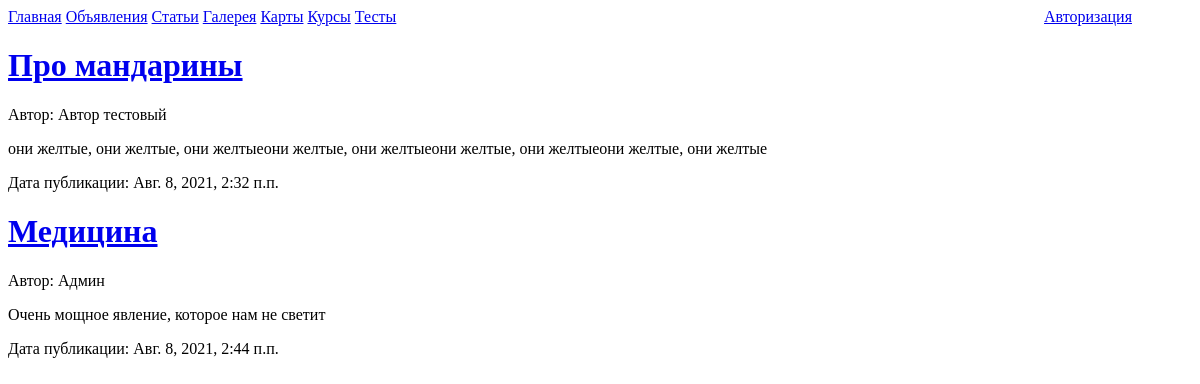
The page /blog/ on the database as committed earlier.
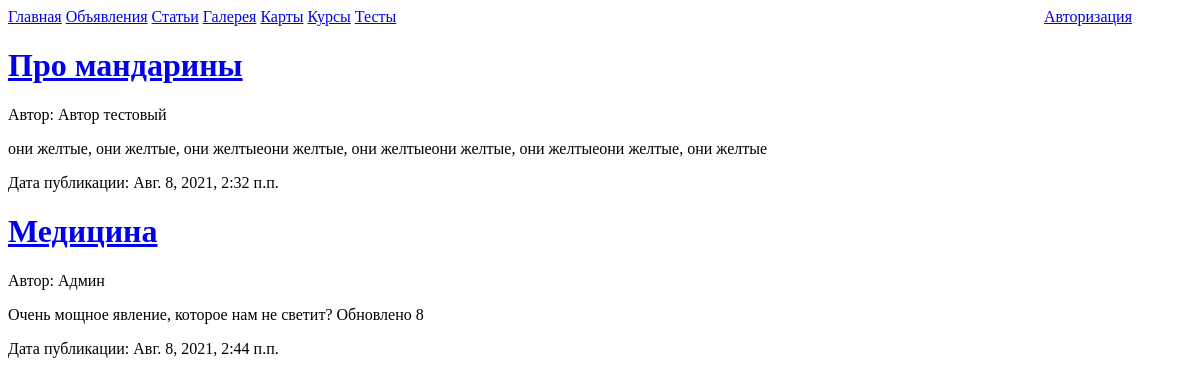
The same page on the database as committed later.
### MySyte/apps/blog/models.py (models this page shows, shortened)
class Blog_articles(models.Model):
	autor = models.CharField('Автор', max_length=100)
	title = models.CharField('Название статьи', max_length=200)
	articles = models.TextField('Статьи')
	date = models.DateTimeField('Дата публикации', auto_now_add=True)
	class Meta:
		verbose_name = 'Статья'
		verbose_name_plural = 'Статьи'

### MySyte/apps/blog/views.py (the view)
# urls.py: path('', views.index, name='index'),
def index(request):
	articles = Blog_articles.objects.all()
	context = {'articles':articles}
	return render(request, 'blog/blog.html', context)

### MySyte/templates/blog/blog.html (shortened to what this page needs)
{% extends 'base.html' %}
{% load static %}
{% block body %}
	{% if articles %}
		{% for article in articles %}
				<a href="{% url 'blog:article' article.pk %}">
				<h1>{{article.title}}</h1>
			</a>
			<p>Автор: {{article.autor}}</p>
			<p>{{article.articles|slice:":100"}}</p>
			<p>Дата публикации: {{article.date}}</p>
		{% endfor %}
	{% endif %}
{% endblock %}

Rows that differ between the two databases and show on the page:
changed Blog_articles "Медицина": articles "Очень мощное явление, которое нам не светит" → "Очень мощное явление, которое нам не светит? Обновлено 8"
